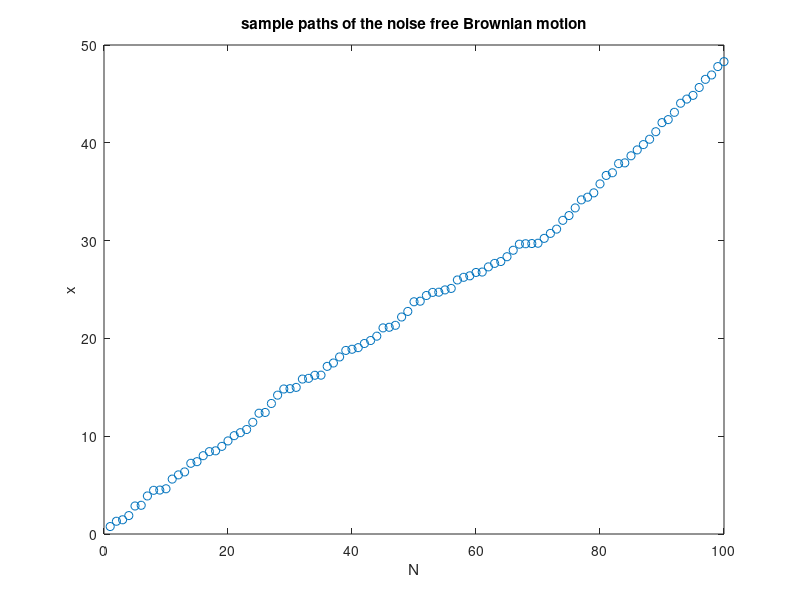
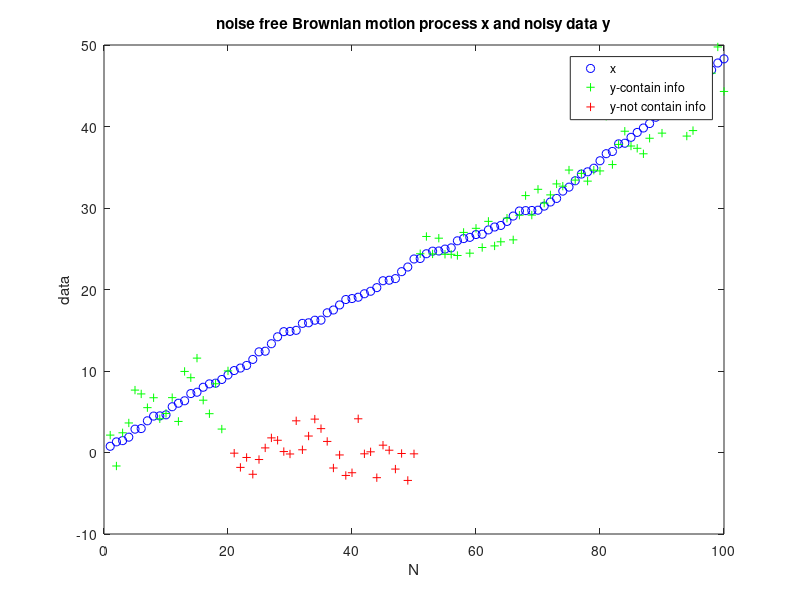
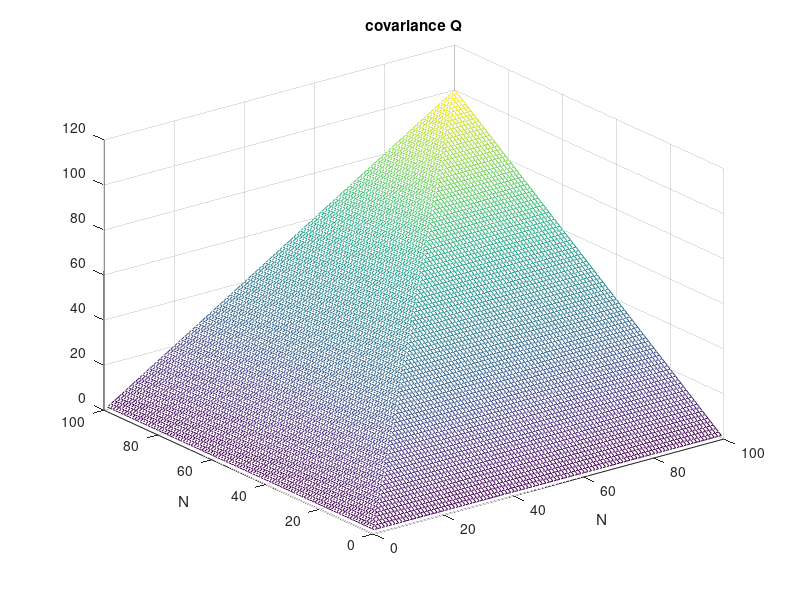
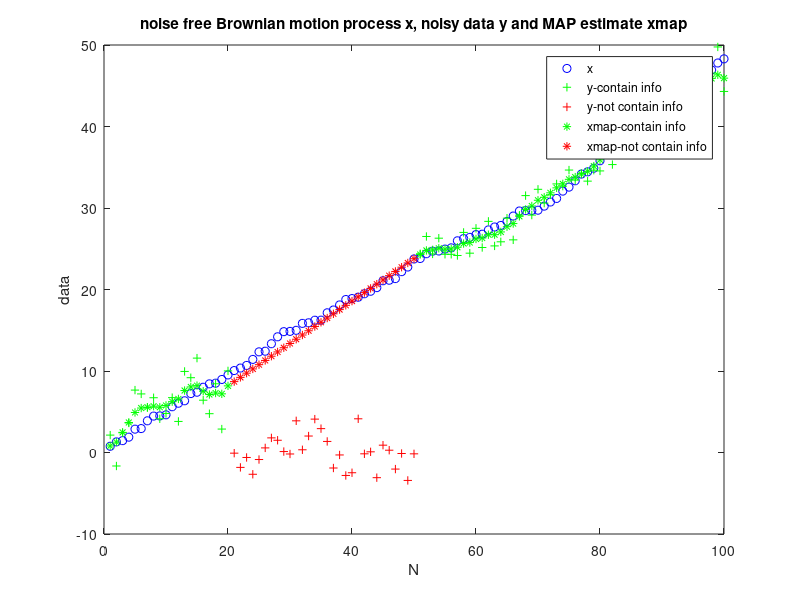

Reproduce these figures in MATLAB, in order.
%%
clear;clc;close all
N=100;
qn=1;
v=sqrt(qn)*rand(100,1);
b=[1,0];a=[1,-1];
x=filter(b,a,v);
figure
plot(x,'o')
title('sample paths of the noise free Brownian motion')
xlabel('N'),ylabel('x')
print(gcf,'-dpng','-r500','sample paths of the noise free Brownian motion')
%% Observation
rn=4;
w=sqrt(rn)*randn(N,1);
cn=[ones(20,1);zeros(30,1);ones(50,1)];
y=cn.*x+w;
figure
plot(1:100,x,'bo',[1:20,51:100],y([1:20,51:100]),'g+',21:50,y(21:50),'r+')
legend('x','y-contain info','y-not contain info')
title('noise free Brownian motion process x and noisy data y')
xlabel('N'),ylabel('data')
print(gcf,'-dpng','-r500','noise free Brownian motion process x and noisy data y')
%% MAP Model Identification
C=diag(cn);
R=rn*eye(N);
D=diag(-1*ones(N-1,1),-1)+diag(ones(N,1));
Qv=qn*eye(N);
Q=inv(D'*inv(Qv)*D);
figure
mesh(Q)
title('covariance Q')
xlabel('N'),ylabel('N')
print(gcf,'-dpng','-r500','covariance Q')
%% MAP Estimation
xmap1=inv(C'*inv(R)*C+inv(Q))*C'*inv(R)*y;
xmap2=Q*C'*inv(C*Q*C'+R)*y;
figure
plot(1:100,x,'bo',[1:20,51:100],y([1:20,51:100]),'g+',21:50,y(21:50),'r+')
hold on 
plot([1:20,51:100],xmap1([1:20,51:100]),'g*',[21:50],xmap1(21:50),'r*')
xlabel('N'),ylabel('data')
legend('x','y-contain info','y-not contain info','xmap-contain info','xmap-not contain info')
title('noise free Brownian motion process x, noisy data y and MAP estimate xmap')
print(gcf,'-dpng','-r500','MAP Estimation-x-y-xmap')
%% MAP Covariance
err=inv(C'*inv(R)*C+inv(Q));
errstd=sqrt(diag(err,0));
upper=xmap1+errstd;lower=xmap1-errstd;
figure
plot(1:100,x,[1:20,51:100],upper([1:20,51:100]),'g.',[21:50],upper(21:50),'r.')
hold on
plot([1:20,51:100],lower([1:20,51:100]),'g.',[21:50],lower(21:50),'r.')
xlabel('N'),ylabel('data')
legend('x','xmap+errstd-contain info','xmap+errstd-not contain info','xmap-errstd-contain info','xmap-errstd-not contain info')
title('MAP Estimation Covariance')
print(gcf,'-dpng','-r500','MAP Estimation Covariance')


